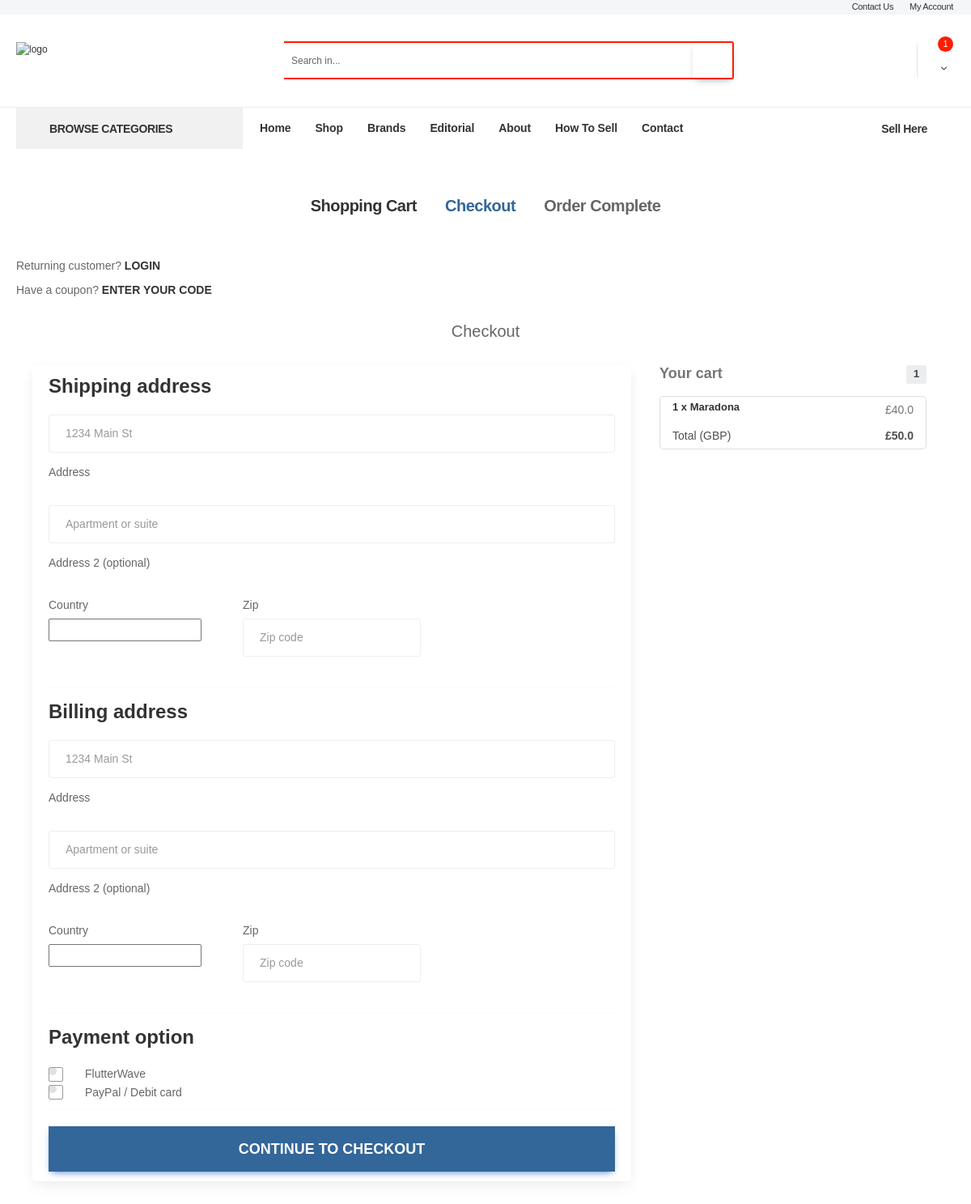
/checkout/ (signed in), run on an earlier commit of the app's database.
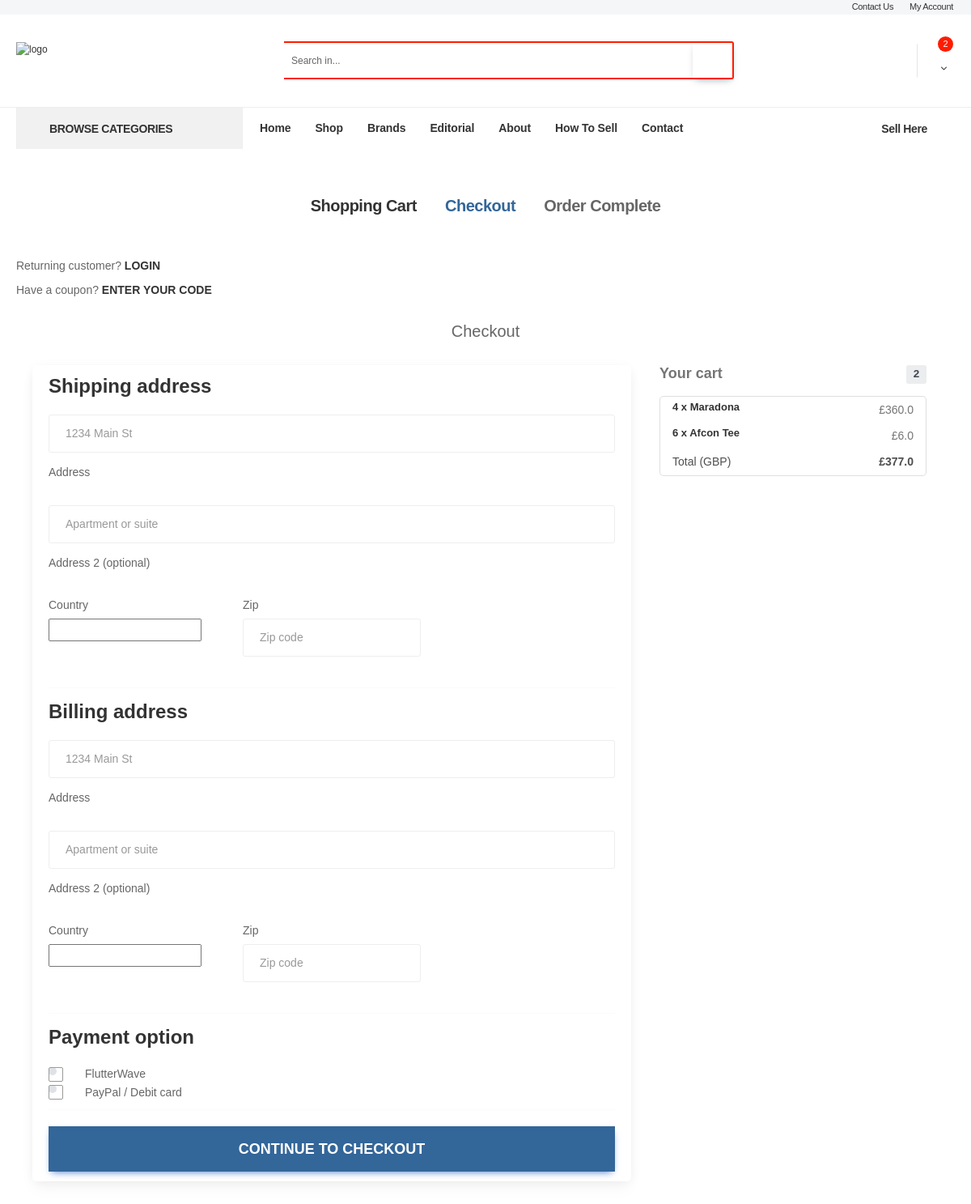
And on a later commit of the database.
### Like/models.py (models this page shows, shortened)
class Order(models.Model):
    user = models.ForeignKey(settings.AUTH_USER_MODEL,
                             on_delete=models.CASCADE)
    ref_code = models.CharField(max_length=20, blank=True, null=True)
    items = models.ManyToManyField(OrderItem)
    start_date = models.DateTimeField(auto_now_add=True)
    ordered_date = models.DateTimeField()
    ordered = models.BooleanField(default=False)
    shipping_address = models.ForeignKey(
        'Address', related_name='shipping_address', on_delete=models.SET_NULL, blank=True, null=True)
    billing_address = models.ForeignKey(
        'Address', related_name='billing_address', on_delete=models.SET_NULL, blank=True, null=True)
    payment = models.ForeignKey(
        'Payment', on_delete=models.SET_NULL, blank=True, null=True)
    coupon = models.ForeignKey(
        'Coupon', on_delete=models.SET_NULL, blank=True, null=True)
    tax_fee = models.FloatField(default="0.89", max_length=20)
    being_delivered = models.BooleanField(default=False)
    received = models.BooleanField(default=False)
    refund_requested = models.BooleanField(default=False)
    refund_granted = models.BooleanField(default=False)
    '''
    1. Item added to cart
    2. Adding a billing address
    (Failed checkout)
    3. Payment
    (Preprocessing, processing, packaging etc.)
    4. Being delivered
    5. Received
    6. Refunds
    '''
    def get_total(self):
        total = 0
        for order_item in self.items.all():
            total += order_item.get_final_price()
            total += order_item.item.shiping_fee
        if self.coupon:
            total -= self.coupon.amount
        return total

class OrderItem(models.Model):
    user = models.ForeignKey(settings.AUTH_USER_MODEL,
                             on_delete=models.CASCADE)
    ordered = models.BooleanField(default=False)
    item = models.ForeignKey(Item, on_delete=models.CASCADE)
    Boutique_nam = models.ForeignKey(BOUTIQUE_REQUEST, on_delete=models.CASCADE)
    quantity = models.IntegerField(default=1)
    def get_total_item_price(self):
        return self.quantity * self.item.price
    def get_final_price(self):
        if self.item.discount_price:
            return self.get_total_discount_item_price()
        return self.get_total_item_price()

class Item(models.Model):
    title = models.CharField(max_length=100)
    preview_price = models.CharField(max_length=100,default="0.00")
    draft =  models.BooleanField(default=True)
    price = models.FloatField()
    user = models.ForeignKey(to=User, on_delete=models.CASCADE)
    shiping_fee = models.FloatField(default="0.00", max_length=20)
    discount_price = models.FloatField(blank=True, null=True)
    seasson = models.CharField(choices=LABEL_CHOICES, max_length=150, default='NEW ARRIVALS')
    Boutique_name = models.ForeignKey('BOUTIQUE_REQUEST', on_delete=models.CASCADE)
    about_your_business = models.TextField(blank=True, null=True)
    brand_logo = models.ImageField(blank=True, null=True)
    brand_banner = models.ImageField(blank=True, null=True)
    address = models.CharField(max_length=500, default='Default Business address')
    category = models.ForeignKey(Category, on_delete=models.CASCADE)
    sub_category = models.ForeignKey(Sub_Category, on_delete=models.CASCADE,default=False)
    overview = models.TextField(default='False')
    description = models.TextField(default='False')
    approved = models.BooleanField(default=False)
    futured = models.BooleanField(default=False)
    image = models.ImageField(blank=True,null=True,default="/static/images/banner3.png")
    image2 = models.ImageField(blank=True,null=True,default="/static/images/banner3.png")
    timestamp = models.DateTimeField(blank=True, null=True)
    created_on = models.DateField(auto_now=True)
    item_created_date = models.DateField(auto_now=True)
    feature1 = models.CharField(max_length=300, default='none')
    feature2 = models.CharField(max_length=300, default='none')
    feature3 = models.CharField(max_length=300, default='none')
    offerhead1 = models.CharField(max_length=300, default='none')
    offerbody1 = models.TextField(default='none')
    offerhead2 = models.CharField(max_length=300, default='none')
    offerbody2 = models.TextField(default='none')
    offerhead3 = models.CharField(max_length=300, default='none')
    offerbody3 = models.TextField(default='none')
    model_name = models.CharField(max_length=300, default='none')
    color_name = models.CharField(max_length=300, default='none')
    size_type = models.CharField(max_length=300, default='none')
    Guaranteed_time = models.CharField(max_length=300, default='none')
    stock_keeping_unit = models.CharField(max_length=300, default='none')

### Like/views.py (the view, shortened to what this page needs)
# urls.py: path('checkout/', login_required(CheckoutView.as_view()), name='checkout'),
class CheckoutView(View):
	def get(self, *args, **kwargs):
		try:
			order = Order.objects.get(user=self.request.user, ordered=False)
			form = CheckoutForm()
			amount = order.get_total()
			category = Main_Category.objects.all().order_by('-id')
			context = {
				'form': form,
				'couponform': CouponForm(),
				'order': order,
				'DISPLAY_COUPON_FORM': True,
				'amount':amount,
				'category':category,
			}
			shipping_address_qs = Address.objects.filter(
				user=self.request.user,
				address_type='S',
				default=True
			)
			if shipping_address_qs.exists():
				context.update(
					{'default_shipping_address': shipping_address_qs[0]})
			billing_address_qs = Address.objects.filter(
				user=self.request.user,
				address_type='B',
				default=True
			)
			if billing_address_qs.exists():
				context.update(
					{'default_billing_address': billing_address_qs[0]})
			return render(self.request, "checkout.html", context)
		except ObjectDoesNotExist:
			messages.info(self.request, "You do not have an active order")
			return redirect("core:checkout")

### Like/forms.py
class CouponForm(forms.Form):
    code = forms.CharField(widget=forms.TextInput(attrs={
        'class': 'form-control form-control-md mr-1 mb-2',
        'placeholder': 'Promo code',
        'aria-label': 'Recipient\'s username',
        'aria-describedby': 'basic-addon2'
    }))

### Like/models.py (called while the page is built)
    def get_absolute_main_url(self):
        return reverse('core:main_category', args=[self.id])

    def get_absolute_sud_url(self):
        return reverse('core:list_category', args=[self.id])

### template/checkout.html (shortened to what the changed rows need)
{% load static %}
{% include 'head-search.html' %}
{% block content %}
<main class="main checkout">
  <div class="page-content">
    <div class="container">
      <div class="container wow fadeIn">
        <h2 class="my-5 h2 text-center">Checkout</h2>
        <div class="row">
          <div class="col-md-8 mb-4">
            <div class="card">
              <form method="POST" class="card-body">
                <div class="d-block my-3">
                  {% for value, name in form.fields.payment_option.choices %}
                  <div class="custom-control custom-radio">
                    <label class="custom-control-label" for="{{ name }}">{{ name }}</label>
                  </div>
                  {% endfor %}
                </div>
              </form>
            </div>
          </div>
          <div class="col-md-4 mb-4">
            {% include "order_snippet.html" %}
          </div>
        </div>
      </div>
    </div>
  </div>
</main>
{% endblock content %}
{% include 'footer.html' %}

### template/head-search.html (shortened to what the changed rows need)
{% load static %}
<!DOCTYPE html>
<html lang="en">
<head>
    <link rel="stylesheet" href="https://cdn.jsdelivr.net/npm/bootstrap@4.0.0/dist/css/bootstrap.min.css"
>
    <link rel="stylesheet" href="https://use.fontawesome.com/releases/v5.8.1/css/all.css">
    <link href="https://cdnjs.cloudflare.com/ajax/libs/mdb-ui-kit/6.2.0/mdb.min.css" rel="stylesheet" />
    <link href="https://cdnjs.cloudflare.com/ajax/libs/font-awesome/6.0.0/css/all.min.css" rel="stylesheet" />
    <link href='{% static "assets/css/github.css" %}' rel="stylesheet">
    <link rel="stylesheet" type="text/css" href="{% static 'assets/vendor/fontawesome-free/css/all.min.css' %}">
    <link rel="stylesheet" type="text/css" href="{% static 'assets/vendor/animate/animate.min.css' %}">
    <link rel="stylesheet" type="text/css" href="{% static 'assets/vendor/magnific-popup/magnific-popup.min.css' %}">
    <link rel="stylesheet" href="{% static 'assets/vendor/swiper/swiper-bundle.min.css' %}">
    <link rel="stylesheet" type="text/css" href="{% static 'assets/css/demo1.min.css' %}">
    <link rel="stylesheet" type="text/css" href="{% static 'assets/vendor/photoswipe/photoswipe.min.css' %}">
    <link rel="stylesheet" type="text/css"
        href="{% static 'assets/vendor/photoswipe/default-skin/default-skin.min.css' %}">
    <link rel="stylesheet" type="text/css" href="{% static 'assets/css/style.min.css' %}">
</head>
<body class="home">
    <div class="page-wrapper">
        <header class="header">
            <div class="header-middle">
                <div class="container">
                    <div class="header-right ml-4">
                        <div class="dropdown cart-dropdown cart-offcanvas mr-0 mr-lg-2">
                            {% if user.is_authenticated %}
                            <a href="/order-summary/" class="label-down link">
                                <span class="cart-count">{{ order.items.count }}</span>
                            </a>
                            {% endif %}
                        </div>
                    </div>
                </div>
            </div>
        </header>

### template/order_snippet.html (shortened to what this page needs)
<div class="col-md-12 mb-4">
    <h4 class="d-flex justify-content-between align-items-center mb-3">
    <span class="text-muted">Your cart</span>
    <span class="badge badge-secondary badge-pill">{{ order.items.count }}</span>
    </h4>
    <ul class="list-group mb-3 z-depth-1">
    {% for order_item in order.items.all %}
    <li class="list-group-item d-flex justify-content-between lh-condensed">
        <div>
        <h6 class="my-0">{{ order_item.quantity }} x {{ order_item.item.title}}</h6>
        </div>
        <span class="text-muted">£{{ order_item.get_final_price }}</span>
    </li>
    {% endfor %}
    <li class="list-group-item d-flex justify-content-between">
        <span>Total (GBP)</span>
        <strong>£{{ order.get_total }}</strong>
    </li>
    </ul>
</div>

What changed in the data, as far as the page shows it:
changed Order: items.count "1" → "2"; get_total "50.0" → "377.0"
changed OrderItem "Maradona": quantity "1" → "4"; get_final_price "40.0" → "360.0"
added OrderItem: quantity "6", item "Afcon Tee", get_final_price "6.0"
